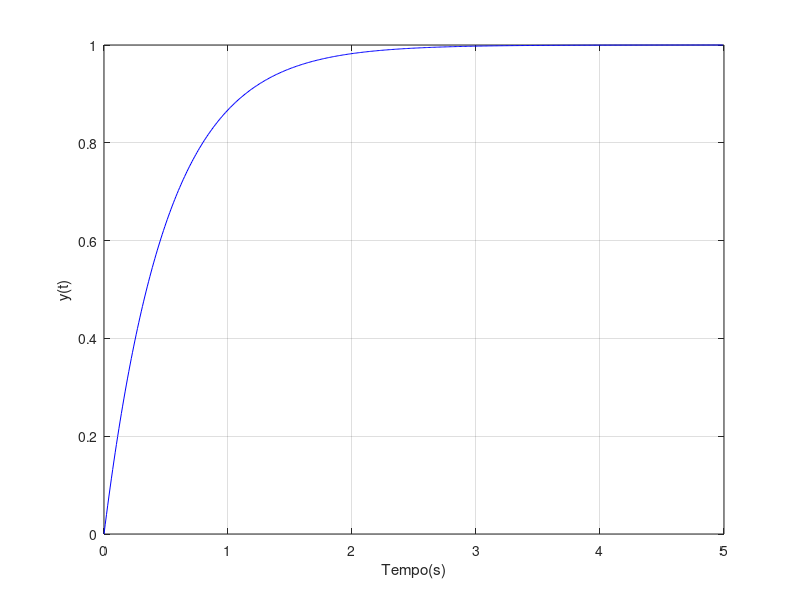

Source code (MATLAB):
% simula_1a_ordem.m
% Simulando discretamente sistema 1a-ordem
Ts = 0.01; % incremento de tempo usado
K = 1; % ganho DC do sistema
tau = 0.5; % cte de tempo do sistema
N = 500; % simulando 500 amostras
y = zeros(1,N); % inicializando saída com zeros
u = ones(1,N); % simulando entrada degrau
for k=1:N-1
  dy=(-y(k) + K*u(k))/tau;
  y(k+1)=y(k)+Ts*dy;
end
t = (0:N-1)*Ts; % construindo vetor tempo em segundos
plot(t,y,'b-')
grid on
xlabel('Tempo(s)')
ylabel('y(t)')
